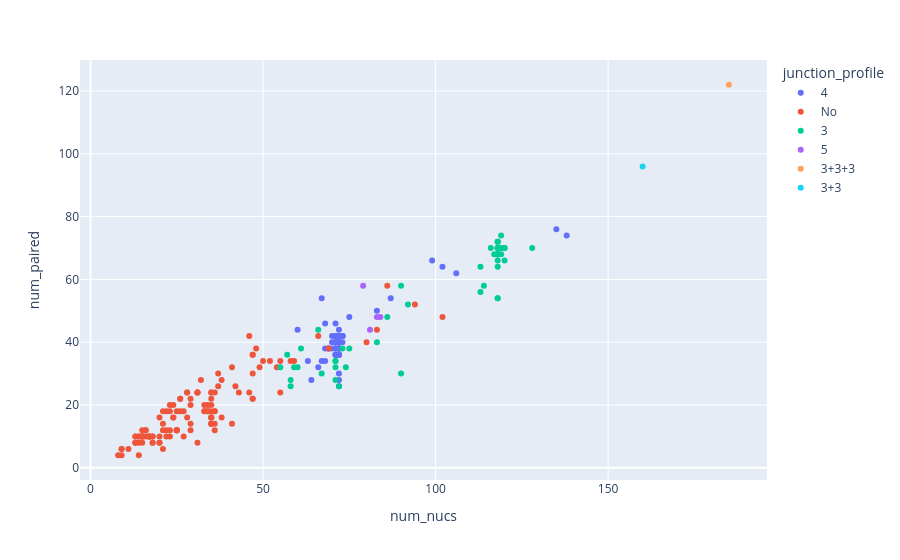

Notebook code cell kept with this figure:
### Code cell
# p = sns.stripplot(     jitter=0.3,        
#         data = info.replace({"has_junctions": {False: "False", True: "True"}}).assign(a=""),
#         x="num_nucs", y="a",  hue="has_junctions",
#              )
import plotly.express as px

p = px.scatter(            
        data_frame = info.replace({"has_junctions": {False: "False", True: "True"}}).assign(a="").reset_index(),
        x="num_nucs",  y="num_paired", color = "junction_profile", hover_name="name", hover_data=["pdb_chains"],
                  #hue_order= (["No", "3", "4", "5", "3+3", "3+3+3"])
             )
p

### Figure 1 — Plotly figure (JSON) as saved in the notebook; plotly's stock layout.template omitted (floating-point values rounded to 4 significant figures)
{"data": [{"customdata": [["7LYG|1|A"], ["6GZ4|1|Bw"], ["6ZM6|1|w"], ["3AL0|1|E"], ["7F36|1|F"], ["6UFG|1|B"], ["5MMM|1|z"], ["7LJ3|1|A"], ["4YCO|1|D"], ["6RFL|1|U"], ["7B5K|1|z"], ["6ORD|1|QY"], ["6U8D|1|A"], ["7ZW0|1|sl"], ["7MDZ|1|2"], ["6IP8|1|zy"], ["5MRC|1|bb"], ["7ZQ6|1|M"], ["7R81|1|t1"], ["8CTI|1|C"], ["1QTQ|1|B"], ["6MTC|1|4"], ["2IY5|1|T"], ["6WOO|1|3"], ["7LYF|1|A"], ["6T7T|1|6"], ["8ASW|1|X"], ["6UFM|1|A"], ["3EPH|1|E"], ["7B5K|1|x"], ["6TNU|1|m"], ["6O8W|1|u"], ["8APN|1|C1"], ["4WT8|1|D4"], ["7MRL|1|A"], ["7ZW0|1|sn"], ["8AW3|1|1"], ["6UGG|1|B"], ["2D6F|1|F"], ["7UQ6|1|B"], ["7P7Q|1|D"], ["3TUP|1|T"], ["3A2K|1|C"], ["5HR6|1|C"], ["6GAZ|1|AV"], ["3WQY|1|C"], ["7EQJ|1|B"], ["1J1U|1|B"], ["6N2V|1|A"], ["5AJ0|1|Bv"], ["7KKV|1|B"], ["4WJ3|1|S"], ["5TCU|1|D"], ["2ZNI|1|C"], ["7SYS|1|i"], ["7ASE|1|1"], ["3FOZ|1|D"], ["1U0B|1|A"], ["6DME|1|A"], ["7P48|1|5"], ["2ZZN|1|D"], ["4WJ4|1|B"], ["7UZ0|1|A"], ["7AQC|1|T"], ["5UD5|1|C"], ["4V90|1|AV"], ["6DLR|1|A"]], "hovertemplate": "<b>%{hovertext}</b><br><br>junction_profile=4<br>num_nucs=%{x}<br>num_paired=%{y}<br>pdb_chains=%{customdata[0]}<extra></extra>", "hovertext": ["NR_4.0_00361.1", "NR_4.0_01147.1", "NR_4.0_04000.1", "NR_4.0_04935.1", "NR_4.0_04953.1", "NR_4.0_11374.1", "NR_4.0_12290.1", "NR_4.0_14254.1", "NR_4.0_19951.61", "NR_4.0_20115.1", "NR_4.0_20230.1", "NR_4.0_20585.1", "NR_4.0_20951.1", "NR_4.0_21015.2", "NR_4.0_22323.3", "NR_4.0_23520.1", "NR_4.0_25652.1", "NR_4.0_26825.1", "NR_4.0_30383.1", "NR_4.0_30612.1", "NR_4.0_31819.5", "NR_4.0_33997.1", "NR_4.0_36393.1", "NR_4.0_37355.1", "NR_4.0_38802.1", "NR_4.0_40788.1", "NR_4.0_41924.1", "NR_4.0_44698.1", "NR_4.0_45040.1", "NR_4.0_45098.2", "NR_4.0_45609.5", "NR_4.0_45742.1", "NR_4.0_46186.1", "NR_4.0_47349.1", "NR_4.0_47714.1", "NR_4.0_51130.1", "NR_4.0_53333.1", "NR_4.0_56204.1", "NR_4.0_62940.1", "NR_4.0_63075.1", "NR_4.0_64397.1", "NR_4.0_64404.2", "NR_4.0_65114.1", "NR_4.0_65615.1", "NR_4.0_65635.3", "NR_4.0_69638.1", "NR_4.0_69813.10", "NR_4.0_70420.1", "NR_4.0_70719.1", "NR_4.0_71445.1", "NR_4.0_72196.1", "NR_4.0_73795.1", "NR_4.0_74018.1", "NR_4.0_76729.1", "NR_4.0_77343.3", "NR_4.0_79129.1", "NR_4.0_79523.1", "NR_4.0_83386.1", "NR_4.0_86427.1", "NR_4.0_87112.1", "NR_4.0_90969.1", "NR_4.0_91690.1", "NR_4.0_91710.1", "NR_4.0_91806.3", "NR_4.0_93427.1", "NR_4.0_95556.5", "NR_4.0_98802.1"], "legendgroup": "4", "marker": {"color": "#636efa", "symbol": "circle"}, "mode": "markers", "name": "4", "orientation": "v", "showlegend": true, "type": "scatter", "x": [138, 72, 64, 70, 72, 73, 72, 71, 72, 63, 72, 72, 67, 72, 72, 71, 72, 72, 72, 70, 69, 71, 72, 72, 135, 72, 72, 73, 69, 73, 72, 72, 72, 71, 75, 72, 71, 73, 71, 83, 71, 72, 73, 68, 67, 71, 72, 73, 99, 72, 60, 72, 72, 68, 71, 71, 66, 70, 102, 71, 71, 72, 87, 72, 68, 72, 106], "xaxis": "x", "y": [74, 40, 28, 42, 44, 42, 42, 38, 42, 34, 38, 28, 54, 38, 36, 40, 26, 42, 40, 38, 38, 36, 42, 42, 76, 42, 30, 42, 38, 40, 42, 40, 36, 36, 48, 38, 36, 42, 42, 50, 40, 36, 42, 38, 34, 46, 42, 42, 66, 40, 44, 38, 42, 34, 40, 42, 32, 40, 64, 38, 40, 42, 54, 38, 46, 36, 62], "yaxis": "y"}, {"customdata": [["4C7O|1|E"], ["6KYV|1|G"], ["3IAB|1|R"], ["4V6E|1|AX"], ["2QUX|1|F"], ["5DEA|1|C"], ["6YMC|1|A"], ["2UWM|1|D"], ["4AL5|1|B"], ["1S03|1|A"], ["1S03|1|B"], ["6Z6B|1|UUU"], ["6E8S|1|A"], ["2VPL|1|B"], ["5LM7|1|G"], ["6MSF|1|S"], ["7P0V|1|B"], ["3SIU|1|F"], ["4Z7L|1|I"], ["1KOG|1|O"], ["6DCC|1|B"], ["3TRZ|1|U"], ["5F5F|1|B"], ["1F27|1|A"], ["4V6D|1|CV"], ["4PDB|1|I"], ["6AAX|1|B"], ["3TS2|1|U"], ["4M6D|1|H"], ["2OZB|1|C"], ["6UVN|1|M"], ["5XTM|1|B"], ["4C4W|1|H"], ["5O7H|1|A"], ["8D29|1|C"], ["6TQA|1|G"], ["6CF2|1|G"], ["6FQL|1|B"], ["6C63|1|A"], ["4LCK|1|F"], ["4K27|1|U"], ["4BW0|1|A"], ["3LQX|1|B"], ["4KZD|1|R"], ["5VJ9|1|C"], ["6MSF|1|R"], ["3TS2|1|V"], ["6XH2|1|D"], ["6X5M|1|r"], ["2ANN|1|B"], ["5XTM|1|D"], ["6E8T|1|A"], ["3HJW|1|D"], ["4U7U|1|L"], ["3OIN|1|C"], ["2HW8|1|B"], ["6DTD|1|C"], ["4ILM|1|C"], ["6AJK|1|B"], ["1MZP|1|B"], ["8D29|1|J"], ["8D28|1|B"], ["6XJQ|1|A"], ["1I6U|1|C"], ["6DU4|1|B"], ["4L8H|1|R"], ["5GAH|1|1"], ["4M4O|1|B"], ["7R97|1|C"], ["7WIE|1|V"], ["5ML7|1|B"], ["4KR6|1|C"], ["1EC6|1|D"], ["4KR6|1|D"], ["1ZDJ|1|R"], ["6F4H|1|B"], ["8D29|1|F"], ["7L0Z|1|G"], ["4KR9|1|M"], ["5M0J|1|E"], ["1Q96|1|A"], ["7MSF|1|R"], ["4QIL|1|C"], ["1MJI|1|D"], ["3OVB|1|C"], ["2XLK|1|C"], ["2DRA|1|B"], ["5M0H|1|A"], ["6FQ3|1|B"], ["5F9F|1|F"], ["2PJP|1|B"], ["6AZ4|1|A"], ["5DE8|1|A"], ["6PIJ|1|1"], ["5FJ4|1|H"], ["5MSF|1|R"], ["4KJI|1|C"], ["7VTN|1|B"], ["3U4M|1|B"], ["7PMM|1|D"], ["2IZN|1|R"], ["3SN2|1|B"], ["2ZY6|1|A"], ["5M0J|1|F"], ["7SZU|1|R"], ["6TFF|1|A"], ["2NUE|1|C"], ["6F4G|1|C"], ["5Y58|1|X"], ["5M0I|1|F"], ["4KR9|1|X"], ["4C9D|1|D"], ["5F5H|1|C"], ["1A9N|1|Q"], ["5M0I|1|E"], ["4OOG|1|D"], ["7JNH|1|B"], ["6UGI|1|A"], ["5V3F|1|A"], ["1EC6|1|C"], ["7REX|1|A"], ["3MJA|1|B"], ["8H1B|1|C"], ["3R9X|1|C"], ["7ONB|1|H"]], "hovertemplate": "<b>%{hovertext}</b><br><br>junction_profile=No<br>num_nucs=%{x}<br>num_paired=%{y}<br>pdb_chains=%{customdata[0]}<extra></extra>", "hovertext": ["NR_4.0_00810.1", "NR_4.0_01689.1", "NR_4.0_01806.1", "NR_4.0_02491.1", "NR_4.0_02858.1", "NR_4.0_02963.1", "NR_4.0_04166.1", "NR_4.0_04852.2", "NR_4.0_06402.1", "NR_4.0_06780.1", "NR_4.0_07004.1", "NR_4.0_08043.1", "NR_4.0_08239.1", "NR_4.0_09706.1", "NR_4.0_10362.1", "NR_4.0_11942.1", "NR_4.0_12063.1", "NR_4.0_14513.1", "NR_4.0_14903.1", "NR_4.0_14947.1", "NR_4.0_14959.1", "NR_4.0_15508.1", "NR_4.0_16758.1", "NR_4.0_16825.1", "NR_4.0_17333.1", "NR_4.0_18718.1", "NR_4.0_18914.1", "NR_4.0_21945.1", "NR_4.0_22632.1", "NR_4.0_22747.1", "NR_4.0_23423.1", "NR_4.0_23835.1", "NR_4.0_23939.1", "NR_4.0_23975.1", "NR_4.0_24216.1", "NR_4.0_24985.1", "NR_4.0_25919.1", "NR_4.0_26209.1", "NR_4.0_26426.2", "NR_4.0_26576.1", "NR_4.0_26582.1", "NR_4.0_26836.2", "NR_4.0_27023.1", "NR_4.0_27557.1", "NR_4.0_27657.1", "NR_4.0_31286.1", "NR_4.0_32675.1", "NR_4.0_32738.1", "NR_4.0_35127.1", "NR_4.0_36231.1", "NR_4.0_37028.1", "NR_4.0_39458.1", "NR_4.0_39651.1", "NR_4.0_39792.1", "NR_4.0_40560.1", "NR_4.0_40597.1", "NR_4.0_41425.1", "NR_4.0_41594.1", "NR_4.0_44743.1", "NR_4.0_46884.1", "NR_4.0_47265.1", "NR_4.0_48165.1", "NR_4.0_49161.1", "NR_4.0_49782.1", "NR_4.0_51124.1", "NR_4.0_51487.1", "NR_4.0_51660.3", "NR_4.0_52315.1", "NR_4.0_52425.2", "NR_4.0_52535.1", "NR_4.0_52614.1", "NR_4.0_52747.1", "NR_4.0_53294.1", "NR_4.0_53766.1", "NR_4.0_53827.1", "NR_4.0_56099.1", "NR_4.0_56838.1", "NR_4.0_57264.1", "NR_4.0_57443.1", "NR_4.0_57646.1", "NR_4.0_57955.2", "NR_4.0_60411.1", "NR_4.0_61892.1", "NR_4.0_62367.1", "NR_4.0_65533.1", "NR_4.0_65600.1", "NR_4.0_66108.1", "NR_4.0_66328.1", "NR_4.0_66418.1", "NR_4.0_67726.2", "NR_4.0_68957.1", "NR_4.0_69759.1", "NR_4.0_70098.1", "NR_4.0_70662.1", "NR_4.0_70895.1", "NR_4.0_72335.1", "NR_4.0_72481.1", "NR_4.0_73108.1", "NR_4.0_73731.2", "NR_4.0_74379.1", "NR_4.0_75028.1", "NR_4.0_75875.1", "NR_4.0_78506.1", "NR_4.0_78625.1", "NR_4.0_80237.1", "NR_4.0_80360.2", "NR_4.0_80987.1", "NR_4.0_81641.1", "NR_4.0_83665.1", "NR_4.0_86202.1", "NR_4.0_87561.1", "NR_4.0_88374.1", "NR_4.0_89230.1", "NR_4.0_89332.1", "NR_4.0_90603.1", "NR_4.0_91105.1", "NR_4.0_91654.1", "NR_4.0_92029.1", "NR_4.0_93701.1", "NR_4.0_94113.1", "NR_4.0_94432.1", "NR_4.0_95171.1", "NR_4.0_95596.1", "NR_4.0_95874.1", "NR_4.0_99276.1"], "legendgroup": "No", "marker": {"color": "#EF553B", "symbol": "circle"}, "mode": "markers", "name": "No", "orientation": "v", "showlegend": true, "type": "scatter", "x": [48, 22, 46, 17, 25, 35, 26, 23, 15, 47, 47, 9, 38, 47, 15, 9, 24, 28, 14, 37, 26, 15, 20, 18, 17, 38, 28, 18, 41, 33, 13, 47, 35, 15, 34, 21, 35, 13, 36, 102, 55, 25, 49, 83, 16, 14, 18, 27, 35, 21, 47, 36, 54, 16, 14, 36, 36, 11, 28, 55, 34, 33, 58, 37, 29, 20, 43, 59, 26, 50, 94, 35, 20, 35, 8, 22, 34, 69, 35, 25, 27, 14, 15, 33, 31, 13, 31, 42, 13, 24, 23, 21, 35, 15, 35, 17, 16, 36, 80, 41, 15, 29, 35, 25, 66, 52, 46, 23, 29, 25, 35, 9, 21, 23, 25, 32, 86, 31, 31, 20, 22, 29, 17, 24, 18], "xaxis": "x", "y": [38, 18, 24, 10, 18, 14, 22, 18, 10, 36, 36, 4, 16, 30, 10, 6, 16, 16, 4, 26, 18, 8, 10, 10, 10, 28, 24, 8, 14, 20, 8, 22, 16, 10, 18, 18, 22, 10, 12, 48, 34, 12, 32, 44, 12, 10, 8, 18, 18, 6, 22, 14, 32, 12, 8, 24, 18, 6, 24, 24, 18, 18, 34, 30, 12, 16, 24, 34, 22, 34, 52, 16, 8, 20, 4, 12, 20, 38, 24, 12, 10, 10, 12, 18, 24, 8, 24, 26, 10, 20, 20, 12, 14, 10, 16, 10, 10, 18, 40, 32, 10, 22, 14, 12, 42, 34, 42, 12, 20, 12, 24, 6, 14, 10, 12, 28, 58, 24, 8, 8, 10, 14, 10, 16, 10], "yaxis": "y"}, {"customdata": [["8EUG|1|9"], ["5J7L|1|DB"], ["7O7Y|1|B7"], ["5X6B|1|P"], ["7R81|1|B1"], ["7P7Q|1|B"], ["3R4F|1|A"], ["8A57|1|B"], ["3J79|1|B"], ["5TBW|1|AS"], ["7QCA|1|L70"], ["7CPU|1|L7"], ["1KUQ|1|B"], ["6PRV|1|A"], ["3IWN|1|A"], ["3D2V|1|A"], ["7KVT|1|B"], ["3OXE|1|A"], ["7OLC|1|3"], ["1MFQ|1|A"], ["8A22|1|A1"], ["6XU8|1|A7"], ["4V8P|1|C3"], ["7OYB|1|71"], ["5DDP|1|A"], ["6LAX|1|A"], ["7OYC|1|71"], ["6ZU5|1|L70"], ["1J2B|1|C"], ["7OW7|1|B"], ["7QGG|1|E"], ["6DB9|1|R"], ["6MWN|1|B"], ["3J7O|1|7"], ["7UNW|1|B"], ["7OZS|1|3"], ["4W29|1|AX"], ["7RYG|1|B"], ["6AZ3|1|8"], ["6ZMI|1|CC"], ["6UZ7|1|7"], ["1MMS|1|C"], ["1UN6|1|F"], ["7QIW|1|5"], ["6ZJ3|1|LO"], ["7PZY|1|3"], ["7TQL|1|3"], ["7QEP|1|2"], ["6T4Q|1|7"], ["6YDP|1|AV"], ["5D8H|1|A"]], "hovertemplate": "<b>%{hovertext}</b><br><br>junction_profile=3<br>num_nucs=%{x}<br>num_paired=%{y}<br>pdb_chains=%{customdata[0]}<extra></extra>", "hovertext": ["NR_4.0_07539.1", "NR_4.0_10157.105", "NR_4.0_10255.27", "NR_4.0_10787.1", "NR_4.0_11525.1", "NR_4.0_12971.6", "NR_4.0_14758.1", "NR_4.0_16357.1", "NR_4.0_17605.2", "NR_4.0_18586.49", "NR_4.0_20401.1", "NR_4.0_21609.1", "NR_4.0_23049.1", "NR_4.0_25376.1", "NR_4.0_25458.1", "NR_4.0_27756.1", "NR_4.0_30254.1", "NR_4.0_32185.1", "NR_4.0_36108.1", "NR_4.0_37229.2", "NR_4.0_38557.1", "NR_4.0_42467.1", "NR_4.0_42832.1", "NR_4.0_43536.1", "NR_4.0_46720.2", "NR_4.0_47836.1", "NR_4.0_49345.1", "NR_4.0_51489.1", "NR_4.0_52282.1", "NR_4.0_52752.14", "NR_4.0_55569.1", "NR_4.0_59317.1", "NR_4.0_60628.1", "NR_4.0_62824.1", "NR_4.0_64727.1", "NR_4.0_65336.1", "NR_4.0_66347.1", "NR_4.0_67384.2", "NR_4.0_69984.2", "NR_4.0_71217.3", "NR_4.0_71748.1", "NR_4.0_74849.1", "NR_4.0_75381.1", "NR_4.0_75628.1", "NR_4.0_79566.1", "NR_4.0_83277.1", "NR_4.0_87862.1", "NR_4.0_96182.1", "NR_4.0_96274.1", "NR_4.0_97773.1", "NR_4.0_98593.1"], "legendgroup": "3", "marker": {"color": "#00cc96", "symbol": "circle"}, "mode": "markers", "name": "3", "orientation": "v", "showlegend": true, "type": "scatter", "x": [118, 119, 118, 71, 119, 113, 66, 113, 116, 120, 118, 118, 57, 58, 92, 75, 83, 86, 119, 128, 90, 118, 118, 118, 59, 55, 118, 118, 73, 118, 118, 60, 90, 118, 117, 119, 72, 114, 118, 71, 120, 58, 61, 118, 118, 120, 71, 118, 71, 67, 74], "xaxis": "x", "y": [72, 70, 70, 32, 70, 64, 44, 56, 70, 70, 68, 70, 36, 28, 52, 38, 40, 48, 68, 70, 30, 54, 70, 72, 32, 32, 68, 68, 38, 70, 64, 32, 58, 54, 68, 74, 26, 58, 68, 34, 66, 26, 38, 68, 72, 70, 28, 66, 34, 30, 32], "yaxis": "y"}, {"customdata": [["3AM1|1|B"], ["6Z6M|1|CC"], ["1WZ2|1|D"], ["6ZMO|1|CB"]], "hovertemplate": "<b>%{hovertext}</b><br><br>junction_profile=5<br>num_nucs=%{x}<br>num_paired=%{y}<br>pdb_chains=%{customdata[0]}<extra></extra>", "hovertext": ["NR_4.0_13919.1", "NR_4.0_37397.1", "NR_4.0_46102.2", "NR_4.0_93290.1"], "legendgroup": "5", "marker": {"color": "#ab63fa", "symbol": "circle"}, "mode": "markers", "name": "5", "orientation": "v", "showlegend": true, "type": "scatter", "x": [79, 81, 84, 83], "xaxis": "x", "y": [58, 44, 48, 48], "yaxis": "y"}, {"customdata": [["4R4V|1|A"]], "hovertemplate": "<b>%{hovertext}</b><br><br>junction_profile=3+3+3<br>num_nucs=%{x}<br>num_paired=%{y}<br>pdb_chains=%{customdata[0]}<extra></extra>", "hovertext": ["NR_4.0_33922.2"], "legendgroup": "3+3+3", "marker": {"color": "#FFA15A", "symbol": "circle"}, "mode": "markers", "name": "3+3+3", "orientation": "v", "showlegend": true, "type": "scatter", "x": [185], "xaxis": "x", "y": [122], "yaxis": "y"}, {"customdata": [["3PDR|1|X"]], "hovertemplate": "<b>%{hovertext}</b><br><br>junction_profile=3+3<br>num_nucs=%{x}<br>num_paired=%{y}<br>pdb_chains=%{customdata[0]}<extra></extra>", "hovertext": ["NR_4.0_47162.1"], "legendgroup": "3+3", "marker": {"color": "#19d3f3", "symbol": "circle"}, "mode": "markers", "name": "3+3", "orientation": "v", "showlegend": true, "type": "scatter", "x": [160], "xaxis": "x", "y": [96], "yaxis": "y"}], "layout": {"legend": {"title": {"text": "junction_profile"}, "tracegroupgap": 0}, "margin": {"t": 60}, "xaxis": {"anchor": "y", "domain": [0, 1], "title": {"text": "num_nucs"}}, "yaxis": {"anchor": "x", "domain": [0, 1], "title": {"text": "num_paired"}}}}
